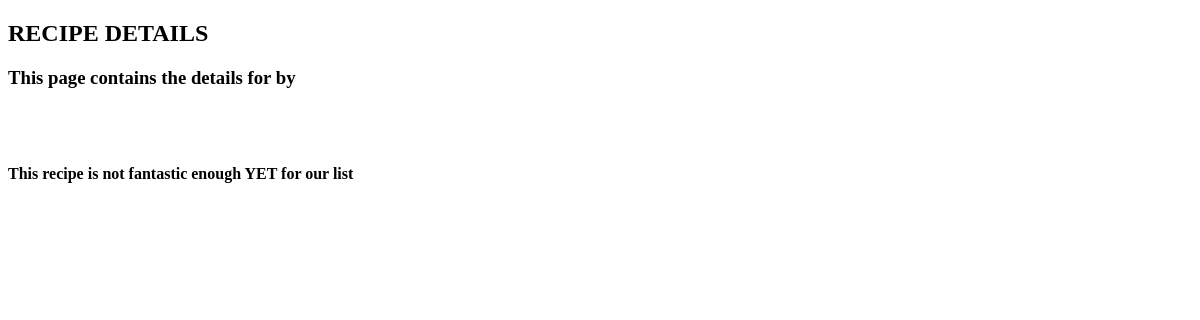
The page /recipe/2/ on the database as committed earlier.
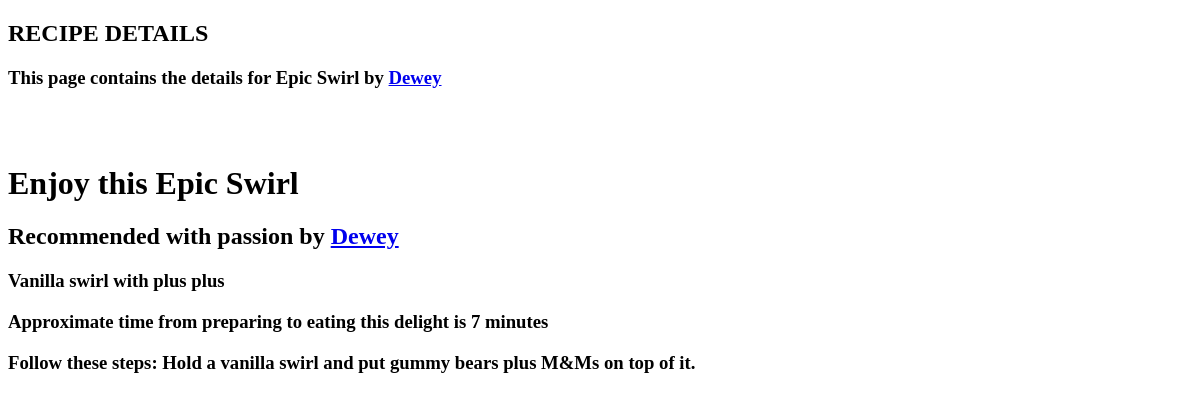
The same page on the database as committed later.
### recipe_app/models.py (models this page shows, shortened)
class Recipe(models.Model):
    title = models.CharField(max_length=150)
    author = models.ForeignKey(Author, on_delete=models.CASCADE)
    description = models.TextField()
    time_required = models.CharField(max_length=90)
    instructions = models.TextField()

class Author(models.Model):
    name = models.CharField(max_length=80)
    bio = models.TextField()
    def __str__(self):
        return self.name

### recipe_app/views.py (the view)
# urls.py: path('recipe/<int:recipe_id>/', recipe_detail),
def recipe_detail(request, recipe_id):
    chosen_recipe = Recipe.objects.filter(id=recipe_id).first()
    return render(request, "recipe_detail.html", {"page_title": "RECIPE DETAILS", "selected_recipe": chosen_recipe})

### templates/recipe_detail.html (shortened to what this page needs)
<!DOCTYPE html>
<html lang="en">
<head>
</head>
<body>
    <h2>{{ page_title }}</h2>
    <h3>This page contains the details for {{ selected_recipe.title }} by
        <a href="/author/{{ selected_recipe.author.id }}/">{{selected_recipe.author}}</a></h3>
    <br>
    <br> {% if not selected_recipe %}
    <h4>This recipe is not fantastic enough YET for our list</h4>
    {% else %}
    <h1>Enjoy this {{selected_recipe.title}}</h1>
    <h2>Recommended with passion by <a href="/author/{{ selected_recipe.author.id }}/">{{selected_recipe.author}}</a></h2>
    <h3>{{selected_recipe.description}}</h3>
    <h3>Approximate time from preparing to eating this delight is {{selected_recipe.time_required}}</h3>
    <h3>Follow these steps: {{selected_recipe.instructions}}</h3>
    {% endif %}
</body>
</html>

Rows that differ between the two databases and show on the page:
added Recipe: title "Epic Swirl", author "Dewey", description "Vanilla swirl with plus plus", time_required "7 minutes", instructions "Hold a vanilla swirl and put gummy bears plus M&Ms on top of it."
Other text that changed with them:
text no longer shown: "This recipe is not fantastic enough YET for our list"
text now shown: "Enjoy this Recommended with passion by Approximate time from preparing to eating this delight is Follow these steps:"
